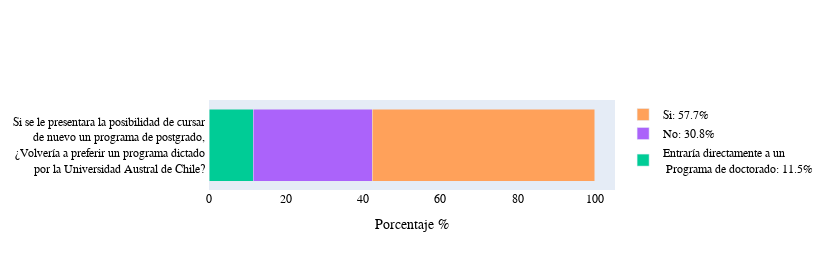

Notebook source saved alongside this figure:
### Markdown cell above
## Las opiniones sobre si se le presentara la posibilidad de cursar de nuevo un programa de postgrado, volvería a preferir un programa dictado por la Universidad Austral de Chile, se basaron en la siguiente escala:

Escala  | Opinión
---: |---:
1  | Si
2  | No 
3  | Entraría directamente a un programa de doctorado

### Code cell
path_file_sorted    = 'egresados_sorted_sin.xlsx'
resp_sino(path_file_sorted)

### Figure 1 — Plotly figure (JSON) as saved in the notebook; plotly's stock layout.template omitted (floating-point values rounded to 4 significant figures)
{"data": [{"name": "En ninguna medida", "orientation": "h", "type": "bar", "x": [], "y": ["Si se le presentara la posibilidad de cursar <br> de nuevo un programa de postgrado, <br> ¿Volvería a preferir un programa dictado <br> por la Universidad Austral de Chile? "]}, {"name": "En poca medida", "orientation": "h", "type": "bar", "x": [], "y": ["Si se le presentara la posibilidad de cursar <br> de nuevo un programa de postgrado, <br> ¿Volvería a preferir un programa dictado <br> por la Universidad Austral de Chile? "]}, {"name": "Entraría directamente a un <br> Programa de doctorado: 11.5%", "orientation": "h", "type": "bar", "x": [11.5], "y": ["Si se le presentara la posibilidad de cursar <br> de nuevo un programa de postgrado, <br> ¿Volvería a preferir un programa dictado <br> por la Universidad Austral de Chile? "]}, {"name": "No: 30.8%", "orientation": "h", "type": "bar", "x": [30.8], "y": ["Si se le presentara la posibilidad de cursar <br> de nuevo un programa de postgrado, <br> ¿Volvería a preferir un programa dictado <br> por la Universidad Austral de Chile? "]}, {"name": "Si: 57.7%", "orientation": "h", "type": "bar", "x": [57.7], "y": ["Si se le presentara la posibilidad de cursar <br> de nuevo un programa de postgrado, <br> ¿Volvería a preferir un programa dictado <br> por la Universidad Austral de Chile? "]}], "layout": {"barmode": "stack", "font": {"color": "black", "family": "Rockwell", "size": 12}, "height": 270, "legend": {"title": {"font": {"color": "green"}}}, "title": {"font": {"color": "black", "family": "Rockwell", "size": 14}, "text": ""}, "width": 830, "xaxis": {"title": {"text": "Porcentaje %"}}}}
